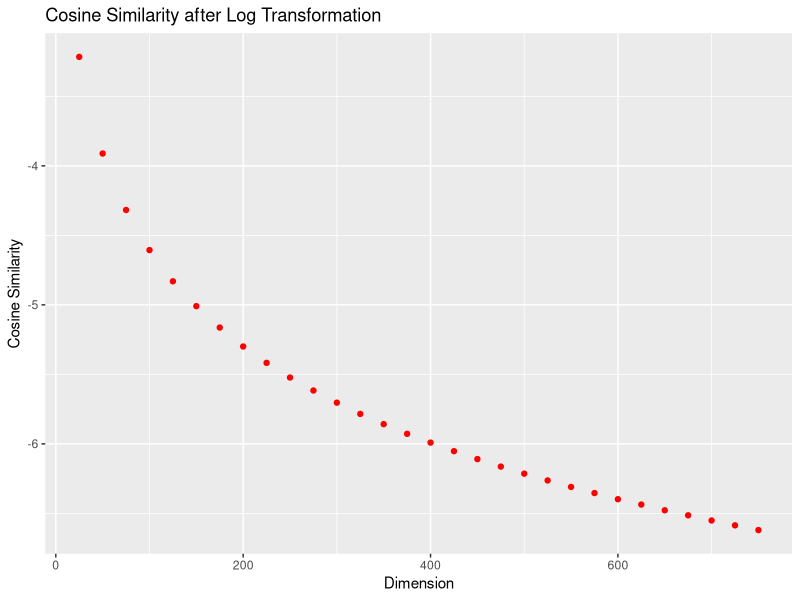

Write the R code that produced this figure.
library(ggplot2)

capstone <- function(start, end, interval, runs){
  
  df <- data.frame(mean = 0, max = 0, min = 0)
  x <- start
  for(z in seq(start, end, by=interval)){
    z1 <- rep(NA, runs)
    for(i in 1:runs){
      x1 <- as.matrix(runif(x, 0, 1))
      y1 <- as.matrix(runif(x, 0, 1))
    
    
      ny1 <- norm(y1, type ="1")
      nx1 <- norm(x1, type = "1")
      z1[i] <- t(y1)%*%x1/(ny1* nx1)
    }
    x <- x + interval
    df <- rbind(df, c(mean(z1), max(z1), min(z1)))
  }
  df <- df[-1,]
  
  return(df)
}

start <- 0
end <- 750
interval <- 25
runs <- 500
capstone(start, end, interval, runs)




df2 <- capstone(start, end, interval, runs)
df2$mean<- log(df2$mean)
#df2$min <- log(df2$min)
#df2$max <- log(df2$max)
df2 <- df2[-1,]
x = seq(25, 750, by=25)
ggplot(df2, aes(x = x, y = mean)) + geom_point(col = 'red') + 
  labs(x = "Dimension", y = "Cosine Similarity", title = "Cosine Similarity after Log Transformation")
  #geom_point(data = df2, aes(x = x, y = min), col = 'blue') + 
  #geom_point(data = df2, aes(x = x, y = max), col = 'green') +
  #labs(x = "Dimension", y = "Cosine Similarity", title = "Cosine Similarity after Log Transformation")


